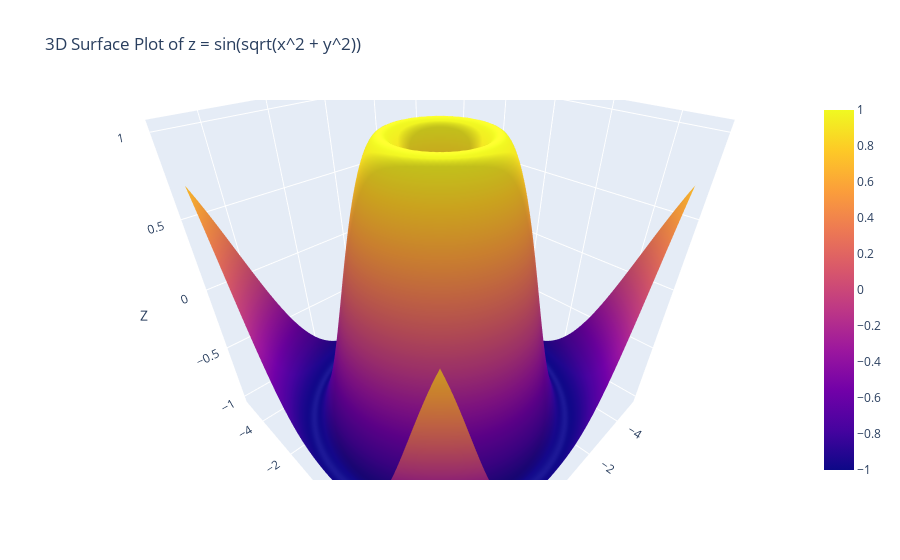

This figure's notebook cell:
### Code cell
'''
Q4. Using the given x and y data, generate a 3D surface plot to visualize the function
x = np.linspace(-5, 5, 100)
y = np.linspace(-5, 5, 100)
x, y = np.meshgrid(x, y)
z = np.sin(np.sqrt(x**2 + y**2))
data = {
    'X': x.flatten(),
    'Y': y.flatten(),
    'Z': z.flatten()}
df = pd.DataFrame(data)
Answer
To generate a 3D surface plot for the function z = sin(sqrt(x^2 + y^2)) using the given x, y, and z data.
'''

# Generate the x, y, and z data
x = np.linspace(-5, 5, 100)
y = np.linspace(-5, 5, 100)
x, y = np.meshgrid(x, y)
z = np.sin(np.sqrt(x**2 + y**2))

# Flatten the arrays and create a DataFrame
data = {
    'X': x.flatten(),
    'Y': y.flatten(),
    'Z': z.flatten()
}
df = pd.DataFrame(data)

# Create the 3d surface plot using Plotly
fig = go.Figure(data=[go.Surface(z=z, x=x, y=y)])

# Add title and labels
fig.update_layout(title="3D Surface Plot of z = sin(sqrt(x^2 + y^2))",
                  scene=dict(
                      xaxis_title="X",
                      yaxis_title="Y",
                      zaxis_title="Z"
                  ))


'''
Insight:
    done with the help of gpt, only for understanding and exlanations.
    
    The 3D surface plot of z = sin(sqrt(x² + y²)) illustrates a wave-like pattern created by concentric ripples based on the distance from
    the origin, effectively showcasing the function's behavior in three-dimensional space with peaks and troughs representing maximum 
    and minimum values.
    '''
# Showing the plot
fig.show()

### Figure 1 — Plotly figure (JSON) as saved in the notebook; plotly's stock layout.template omitted (floating-point values rounded to 4 significant figures; data arrays with more than 128 entries replaced by an {"elided": "..."} marker saying what was removed)
{"data": [{"type": "surface", "x": {"elided": "100x100 float values"}, "y": {"elided": "100x100 float values"}, "z": {"elided": "100x100 float values"}}], "layout": {"autosize": true, "scene": {"aspectmode": "auto", "aspectratio": {"x": 1, "y": 1, "z": 1}, "camera": {"center": {"x": 0, "y": 0, "z": 0}, "eye": {"x": 0.8019, "y": 0.8019, "z": 0.8019}, "projection": {"type": "perspective"}, "up": {"x": 0, "y": 0, "z": 1}}, "xaxis": {"title": {"text": "X"}, "type": "linear"}, "yaxis": {"title": {"text": "Y"}, "type": "linear"}, "zaxis": {"title": {"text": "Z"}, "type": "linear"}}, "title": {"text": "3D Surface Plot of z = sin(sqrt(x^2 + y^2))"}}}
